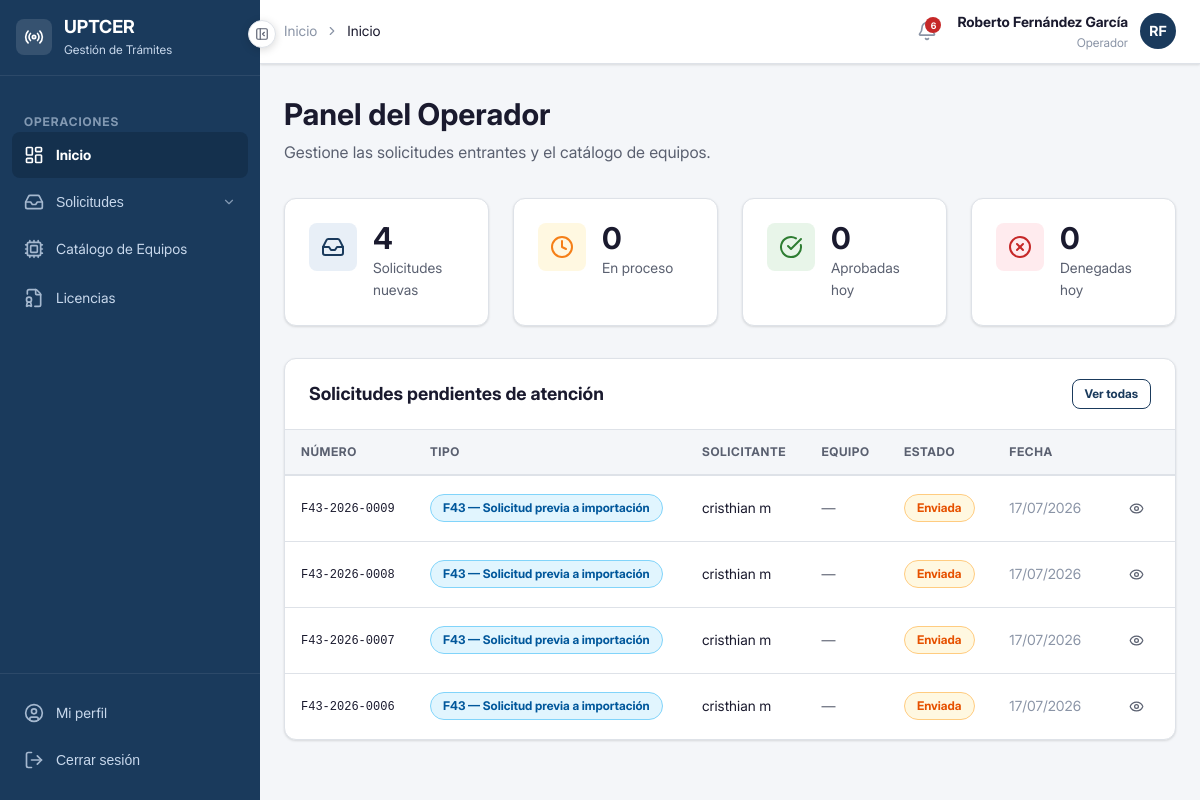
/acceso/dashboard/ (signed in), run on the app's committed database.
### apps/accounts/models.py (models this page shows, shortened)
class Usuario(AbstractBaseUser, PermissionsMixin):
    ROL_PERSONA_NATURAL  = 'persona_natural'
    ROL_OPERADOR         = 'operador'
    ROL_ESPECIALISTA     = 'especialista'
    ROL_ADUANA           = 'aduana'
    ROL_DIRECTIVO        = 'directivo'
    ROLES = [
        (ROL_PERSONA_NATURAL, 'Persona Natural'),
        (ROL_OPERADOR,        'Operador'),
        (ROL_ESPECIALISTA,    'Especialista Técnico'),
        (ROL_ADUANA,          'Aduana'),
        (ROL_DIRECTIVO,       'Directivo'),
    ]
    username        = models.CharField('Usuario', max_length=150, unique=True)
    email           = models.EmailField('Correo electrónico', unique=True)
    nombre          = models.CharField('Nombre', max_length=100)
    apellidos       = models.CharField('Apellidos', max_length=100)
    rol             = models.CharField('Rol', max_length=30, choices=ROLES, default=ROL_PERSONA_NATURAL)
    telefono        = models.CharField('Teléfono', max_length=20, blank=True)
    activo          = models.BooleanField('Activo', default=True)
    fecha_registro  = models.DateTimeField('Fecha de registro', auto_now_add=True)
    is_active       = models.BooleanField(default=True)
    is_staff        = models.BooleanField(default=False)
    objects = UsuarioManager()
    USERNAME_FIELD  = 'username'
    REQUIRED_FIELDS = ['email', 'nombre', 'apellidos']
    class Meta:
        verbose_name        = 'Usuario'
        verbose_name_plural = 'Usuarios'
        ordering            = ['apellidos', 'nombre']
    def get_nombre_completo(self):
        return f'{self.nombre} {self.apellidos}'
    @property
    def es_persona_natural(self):
        return self.rol == self.ROL_PERSONA_NATURAL
    @property
    def es_operador(self):
        return self.rol == self.ROL_OPERADOR
    @property
    def es_especialista(self):
        return self.rol == self.ROL_ESPECIALISTA
    @property
    def es_aduana(self):
        return self.rol == self.ROL_ADUANA
    @property
    def es_directivo(self):
        return self.rol == self.ROL_DIRECTIVO

### apps/solicitudes/models.py (models this page shows, shortened)
class Solicitud(models.Model):
    FLUJO_F43  = 'f43'
    FLUJO_RATS = 'rats'
    FLUJOS = [
        (FLUJO_F43,  'F43 — Solicitud previa a importación'),
        (FLUJO_RATS, 'RATS — Equipo retenido en aduana'),
    ]
    ESTADO_BORRADOR    = 'borrador'
    ESTADO_ENVIADA     = 'enviada'
    ESTADO_EN_REVISION = 'en_revision'
    ESTADO_APROBADA    = 'aprobada'
    ESTADO_DENEGADA    = 'denegada'
    ESTADO_CANCELADA   = 'cancelada'
    ESTADOS = [
        (ESTADO_BORRADOR,    'Borrador'),
        (ESTADO_ENVIADA,     'Enviada'),
        (ESTADO_EN_REVISION, 'En revisión'),
        (ESTADO_APROBADA,    'Aprobada'),
        (ESTADO_DENEGADA,    'Denegada'),
        (ESTADO_CANCELADA,   'Cancelada'),
    ]
    numero          = models.CharField('Número de solicitud', max_length=20, unique=True, editable=False)
    flujo           = models.CharField('Tipo de flujo', max_length=10, choices=FLUJOS)
    estado          = models.CharField('Estado', max_length=20, choices=ESTADOS, default=ESTADO_BORRADOR)
    solicitante     = models.ForeignKey(
                        settings.AUTH_USER_MODEL,
                        on_delete=models.PROTECT,
                        verbose_name='Solicitante',
                        related_name='solicitudes'
                      )
    equipo          = models.ForeignKey(
                        'equipos.Equipo',
                        on_delete=models.PROTECT,
                        verbose_name='Equipo',
                        null=True,
                        blank=True,
                        related_name='solicitudes'
                      )
    equipo_no_listado       = models.BooleanField('Equipo no listado en catálogo', default=False)
    equipo_descripcion      = models.TextField('Descripción del equipo (no listado)', blank=True)
    equipo_marca_manual     = models.CharField('Marca (manual)', max_length=100, blank=True)
    equipo_modelo_manual    = models.CharField('Modelo (manual)', max_length=100, blank=True)
    documento_adjunto       = models.FileField(
                                'Documento adjunto',
                                upload_to='solicitudes/documentos/%Y/%m/',
                                null=True,
                                blank=True
                              )
    numero_rats             = models.CharField('Número RATS', max_length=50, blank=True)
    fecha_retencion         = models.DateField('Fecha de retención', null=True, blank=True)
    operador_asignado       = models.ForeignKey(
                                settings.AUTH_USER_MODEL,
                                on_delete=models.SET_NULL,
                                null=True,
                                blank=True,
                                verbose_name='Operador asignado',
                                related_name='solicitudes_asignadas'
                              )
    observaciones_solicitante   = models.TextField('Observaciones del solicitante', blank=True)
    observaciones_operador      = models.TextField('Observaciones del operador', blank=True)
    observaciones_tecnicas      = models.TextField('Criterio técnico', blank=True)
    fecha_creacion      = models.DateTimeField('Fecha de creación', auto_now_add=True)
    fecha_actualizacion = models.DateTimeField('Última actualización', auto_now=True)
    fecha_resolucion    = models.DateTimeField('Fecha de resolución', null=True, blank=True)
    revisada_directivo      = models.BooleanField('Revisada por dirección', default=False)
    fecha_revision_directivo = models.DateTimeField('Fecha de revisión directiva', null=True, blank=True)
    revisada_por            = models.ForeignKey(
                                settings.AUTH_USER_MODEL,
                                on_delete=models.SET_NULL,
                                null=True,
                                blank=True,
                                verbose_name='Revisada por',
                                related_name='solicitudes_supervisadas'
                              )
    class Meta:
        verbose_name        = 'Solicitud'
        verbose_name_plural = 'Solicitudes'
        ordering            = ['-fecha_creacion']
    @property
    def clase_badge(self):
        mapa = {
            self.ESTADO_BORRADOR:    'badge-info',
            self.ESTADO_ENVIADA:     'badge-pendiente',
            self.ESTADO_EN_REVISION: 'badge-revision',
            self.ESTADO_APROBADA:    'badge-aprobado',
            self.ESTADO_DENEGADA:    'badge-denegado',
            self.ESTADO_CANCELADA:   'badge-denegado',
        }
        return mapa.get(self.estado, 'badge-info')

### apps/accounts/views.py (the view, shortened to what this page needs)
# urls.py: path('dashboard/',                      views.vista_dashboard,          name='dashboard'),
@never_cache
@login_required
def vista_dashboard(request):
    usuario = request.user
    if usuario.es_persona_natural:
        return _dashboard_persona_natural(request, usuario)
    if usuario.es_operador:
        return _dashboard_operador(request, usuario)

### templates/accounts/dashboard_operador.html (shortened to what this page needs)
{% extends 'base/base.html' %}
{% block nav_op_inicio %}activo{% endblock %}
{% block breadcrumb %}
  <li style="display:flex;align-items:center;gap:var(--espacio-2);">
    <i data-lucide="chevron-right" style="width:14px;height:14px;"></i>
    <span style="color:var(--color-texto-principal);font-weight:var(--peso-medio);">Inicio</span>
  </li>
{% endblock %}
{% block contenido %}
<div class="pagina-cabecera">
  <h1 class="pagina-titulo">Panel del Operador</h1>
  <p class="pagina-subtitulo">Gestione las solicitudes entrantes y el catálogo de equipos.</p>
</div>
<div class="grid-4 mb-8">
  <div class="stat-card">
    <div class="stat-card-icono primario">
      <i data-lucide="inbox" style="width:24px;height:24px;"></i>
    </div>
    <div>
      <div class="stat-card-valor">{{ nuevas }}</div>
      <div class="stat-card-etiqueta">Solicitudes nuevas</div>
    </div>
  </div>
  <div class="stat-card">
    <div class="stat-card-icono warning">
      <i data-lucide="clock" style="width:24px;height:24px;"></i>
    </div>
    <div>
      <div class="stat-card-valor">{{ en_proceso }}</div>
      <div class="stat-card-etiqueta">En proceso</div>
    </div>
  </div>
  <div class="stat-card">
    <div class="stat-card-icono success">
      <i data-lucide="check-circle" style="width:24px;height:24px;"></i>
    </div>
    <div>
      <div class="stat-card-valor">{{ aprobadas_hoy }}</div>
      <div class="stat-card-etiqueta">Aprobadas hoy</div>
    </div>
  </div>
  <div class="stat-card">
    <div class="stat-card-icono danger">
      <i data-lucide="x-circle" style="width:24px;height:24px;"></i>
    </div>
    <div>
      <div class="stat-card-valor">{{ denegadas_hoy }}</div>
      <div class="stat-card-etiqueta">Denegadas hoy</div>
    </div>
  </div>
</div>
<div class="tarjeta">
  <div class="tarjeta-cabecera">
    <h2 class="tarjeta-titulo">Solicitudes pendientes de atención</h2>
    <a href="{% url 'solicitudes:lista' %}" class="btn btn-secundario btn-sm">Ver todas</a>
  </div>
  <div class="tarjeta-cuerpo" style="padding:0;">
    {% if solicitudes_recientes %}
      <div class="tabla-contenedor" style="border:none;border-radius:0;">
        <table class="tabla">
          <thead>
            <tr>
              <th>Número</th>
              <th>Tipo</th>
              <th>Solicitante</th>
              <th>Equipo</th>
              <th>Estado</th>
              <th>Fecha</th>
              <th></th>
            </tr>
          </thead>
          <tbody>
            {% for s in solicitudes_recientes %}
            <tr>
              <td><span style="font-family:var(--fuente-mono);font-size:var(--texto-xs);">{{ s.numero }}</span></td>
              <td><span class="badge badge-info">{{ s.get_flujo_display }}</span></td>
              <td>{{ s.solicitante.get_nombre_completo }}</td>
              <td style="color:var(--color-texto-secundario);">{{ s.equipo|default:s.equipo_marca_manual|default:"—" }}</td>
              <td><span class="badge {{ s.clase_badge }}">{{ s.get_estado_display }}</span></td>
              <td style="color:var(--color-texto-muted);">{{ s.fecha_creacion|date:"d/m/Y" }}</td>
              <td>
                <a href="{% url 'solicitudes:detalle' s.pk %}" class="btn btn-ghost btn-sm">
                  <i data-lucide="eye" style="width:15px;height:15px;"></i>
                </a>
              </td>
            </tr>
            {% endfor %}
          </tbody>
        </table>
      </div>
    {% else %}
      <div style="padding:var(--espacio-12);text-align:center;color:var(--color-texto-muted);">
        <i data-lucide="check-circle" style="width:40px;height:40px;margin-bottom:var(--espacio-4);opacity:0.4;"></i>
        <p style="font-size:var(--texto-sm);">No hay solicitudes pendientes en este momento.</p>
      </div>
    {% endif %}
  </div>
</div>
{% endblock %}

### templates/base/base.html (shortened to what this page needs)
<!DOCTYPE html>
<html lang="es">
<head>
  {% load static %}
  <link rel="stylesheet" href="{% static 'css/global.css' %}?v={{ STATIC_VERSION }}">
  <link rel="stylesheet" href="{% static 'css/toast.css' %}">
  <link rel="stylesheet" href="{% static 'css/modal.css' %}">
  <link rel="stylesheet" href="{% static 'css/componentes.css' %}">
  <link rel="stylesheet" href="{% static 'css/fonts.css' %}">
</head>
<body>
<div class="layout-wrapper">
  <aside class="layout-sidebar" id="sidebar">
    <div class="sidebar-logo">
      <div style="width:36px;height:36px;background:rgba(255,255,255,0.12);border-radius:8px;display:flex;align-items:center;justify-content:center;flex-shrink:0;">
        <i data-lucide="radio" style="width:20px;height:20px;color:white;"></i>
      </div>
      <div class="sidebar-logo-info">
        <div class="sidebar-logo-texto">UPTCER</div>
        <div class="sidebar-logo-subtexto">Gestión de Trámites</div>
      </div>
    </div>
    <nav class="sidebar-nav">
      {% if user.es_operador %}
        <div class="sidebar-seccion-titulo">Operaciones</div>
        <a href="{% url 'accounts:dashboard' %}" class="sidebar-enlace {% block nav_op_inicio %}{% endblock %}" data-tooltip="Inicio">
          <i data-lucide="layout-dashboard" class="icono"></i>
          <span class="sidebar-enlace-texto">Inicio</span>
        </a>
        <button type="button"
          class="sidebar-enlace {% block nav_solicitudes %}{% endblock %}"
          data-tooltip="Solicitudes"
          onclick="toggleDropdownSolicitudes()"
          id="btn-dropdown-solicitudes"
          style="width:100%;background:none;border:none;cursor:pointer;text-align:left;">
          <i data-lucide="inbox" class="icono"></i>
          <span class="sidebar-enlace-texto">Solicitudes</span>
          <i data-lucide="chevron-down" class="sidebar-enlace-flecha"></i>
        </button>
        <a href="{% url 'equipos:lista' %}" class="sidebar-enlace {% block nav_equipos %}{% endblock %}" data-tooltip="Catálogo de Equipos">
          <i data-lucide="cpu" class="icono"></i>
          <span class="sidebar-enlace-texto">Catálogo de Equipos</span>
        </a>
        <a href="{% url 'licencias:lista' %}" class="sidebar-enlace {% block nav_licencias %}{% endblock %}" data-tooltip="Licencias">
          <i data-lucide="file-badge" class="icono"></i>
          <span class="sidebar-enlace-texto">Licencias</span>
        </a>
      {% endif %}
    </nav>
    <div class="sidebar-pie">
      <a href="{% url 'accounts:perfil' %}" class="sidebar-enlace" data-tooltip="Mi perfil">
        <i data-lucide="user-circle" class="icono"></i>
        <span class="sidebar-enlace-texto">Mi perfil</span>
      </a>
      <form method="post" action="{% url 'accounts:logout' %}">
        <button type="submit" class="sidebar-enlace" data-tooltip="Cerrar sesión"
          style="width:100%;background:none;border:none;cursor:pointer;text-align:left;">
          <i data-lucide="log-out" class="icono"></i>
          <span class="sidebar-enlace-texto">Cerrar sesión</span>
        </button>
      </form>
    </div>
  </aside>
  <div class="layout-main">
    <header class="layout-navbar">
      <nav aria-label="Ruta de navegación" style="flex:1;">
        <ol style="list-style:none;display:flex;align-items:center;gap:var(--espacio-2);font-size:var(--texto-sm);color:var(--color-texto-muted);">
          <li><a href="{% url 'accounts:dashboard' %}" style="color:var(--color-texto-muted);text-decoration:none;">Inicio</a></li>
          {% block breadcrumb %}{% endblock %}
        </ol>
      </nav>
      <div style="display:flex;align-items:center;gap:var(--espacio-3);">
        <a href="{% url 'notificaciones:lista' %}"
          id="btn-notificaciones"
          style="position:relative;width:36px;height:36px;border-radius:var(--radio-md);display:flex;align-items:center;justify-content:center;color:var(--color-texto-muted);background:transparent;border:none;cursor:pointer;text-decoration:none;transition:var(--transicion-rapida);"
          onmouseenter="this.style.background='var(--color-fondo)';this.style.color='var(--color-texto-principal)'"
          onmouseleave="this.style.background='transparent';this.style.color='var(--color-texto-muted)'"
          title="Notificaciones"
        >
          <span id="badge-notificaciones"
            style="display:none;position:absolute;top:4px;right:4px;width:16px;height:16px;border-radius:50%;background-color:var(--color-acento);color:white;font-size:9px;font-weight:700;align-items:center;justify-content:center;line-height:1;font-family:var(--fuente-principal);">
          </span>
        </a>
        <div style="text-align:right;">
          <div style="font-size:var(--texto-sm);font-weight:var(--peso-semi);color:var(--color-texto-principal);">
            {{ user.get_nombre_completo }}
          </div>
          <div style="font-size:var(--texto-xs);color:var(--color-texto-muted);">
            {{ user.get_rol_display }}
          </div>
        </div>
        <div style="width:36px;height:36px;border-radius:50%;background-color:var(--color-primario);display:flex;align-items:center;justify-content:center;color:white;font-size:var(--texto-sm);font-weight:var(--peso-bold);">
          {{ user.nombre|first|upper }}{{ user.apellidos|first|upper }}
        </div>
      </div>
    </header>
    <main class="layout-contenido">
      {% block contenido %}{% endblock %}
    </main>
  </div>
</div>
<button
  id="btn-colapsar"
  class="btn-colapsar-sidebar"
  onclick="alternarSidebar()"
  title="Colapsar menú"
  aria-label="Colapsar menú"
>
  <i data-lucide="panel-left-close" id="icono-colapsar" style="width:14px;height:14px;"></i>
</button>
</body>
</html>

### data on the page
Usuario: get_nombre_completo "Roberto Fernández García", rol "Operador", nombre|first "R", apellidos|first "F"
Solicitud: numero "F43-2026-0009", flujo "F43 — Solicitud previa a importación", solicitante.get_nombre_completo "cristhian m", equipo "—", estado "Enviada", fecha_creacion "17/07/2026"
Solicitud: numero "F43-2026-0008", flujo "F43 — Solicitud previa a importación", solicitante.get_nombre_completo "cristhian m", equipo "—", estado "Enviada", fecha_creacion "17/07/2026"
Solicitud: numero "F43-2026-0007", flujo "F43 — Solicitud previa a importación", solicitante.get_nombre_completo "cristhian m", equipo "—", estado "Enviada", fecha_creacion "17/07/2026"
Solicitud: numero "F43-2026-0006", flujo "F43 — Solicitud previa a importación", solicitante.get_nombre_completo "cristhian m", equipo "—", estado "Enviada", fecha_creacion "17/07/2026"

### other printed values
{{ nuevas }} "4"
{{ en_proceso }} "0"
{{ aprobadas_hoy }} "0"
{{ denegadas_hoy }} "0"
